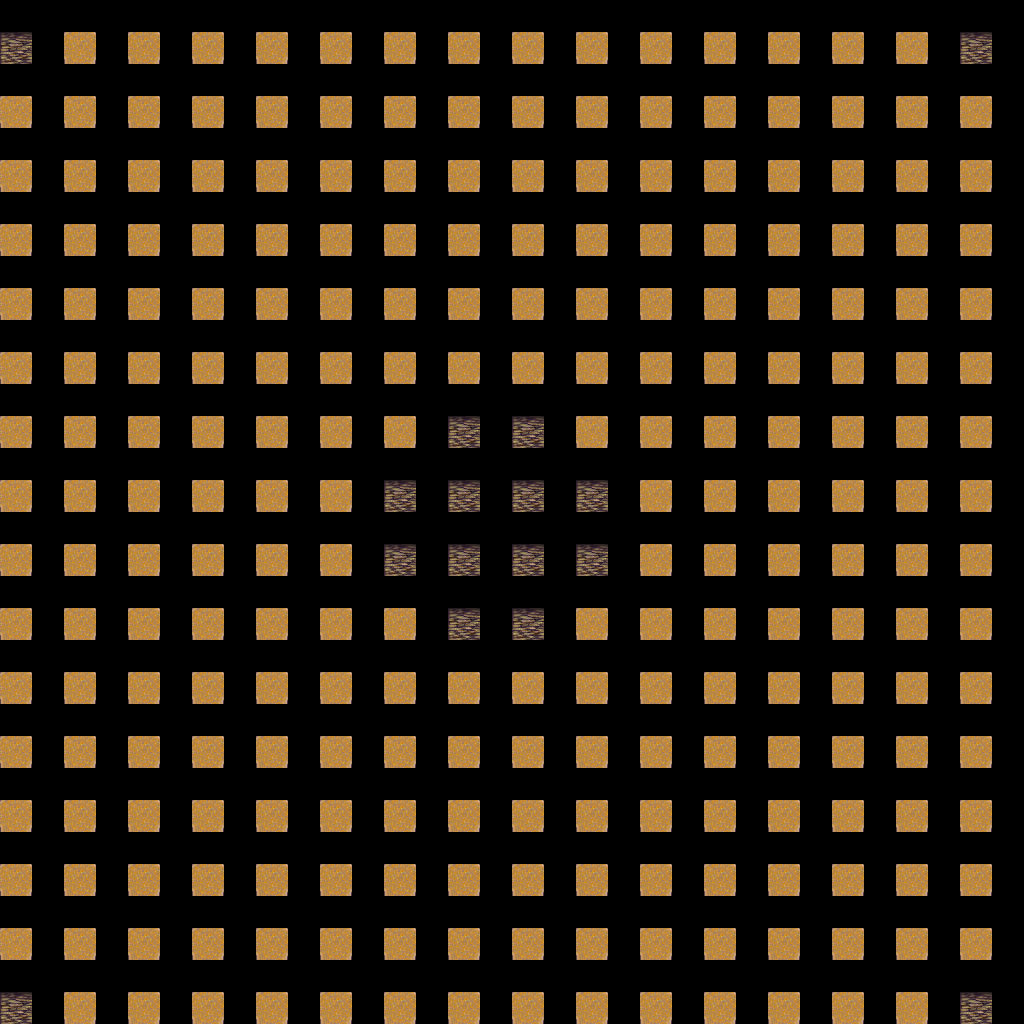

This is a level from a 2D game, rendered from its Tiled map with the project's own tilesets. A one-line summary and the complete map file follow:
An orthogonal 16x16 tile map with 64x64 px tiles, 1 tile layer (Tile Layer 1) and 1 object.

<map version="1.0" orientation="orthogonal" width="16" height="16" tilewidth="64" tileheight="64">
 <tileset firstgid="1" name="base" tilewidth="32" tileheight="32">
  <image source="gfx/tile_base.png" width="512" height="480" />
 </tileset>
 <layer name="Tile Layer 1" width="16" height="16">
  <data>
   <tile gid="51" />
   <tile gid="4" />
   <tile gid="4" />
   <tile gid="4" />
   <tile gid="4" />
   <tile gid="4" />
   <tile gid="4" />
   <tile gid="4" />
   <tile gid="4" />
   <tile gid="4" />
   <tile gid="4" />
   <tile gid="4" />
   <tile gid="4" />
   <tile gid="4" />
   <tile gid="4" />
   <tile gid="51" />
   <tile gid="4" />
   <tile gid="4" />
   <tile gid="4" />
   <tile gid="4" />
   <tile gid="4" />
   <tile gid="4" />
   <tile gid="4" />
   <tile gid="4" />
   <tile gid="4" />
   <tile gid="4" />
   <tile gid="4" />
   <tile gid="4" />
   <tile gid="4" />
   <tile gid="4" />
   <tile gid="4" />
   <tile gid="4" />
   <tile gid="4" />
   <tile gid="4" />
   <tile gid="4" />
   <tile gid="4" />
   <tile gid="4" />
   <tile gid="4" />
   <tile gid="4" />
   <tile gid="4" />
   <tile gid="4" />
   <tile gid="4" />
   <tile gid="4" />
   <tile gid="4" />
   <tile gid="4" />
   <tile gid="4" />
   <tile gid="4" />
   <tile gid="4" />
   <tile gid="4" />
   <tile gid="4" />
   <tile gid="4" />
   <tile gid="4" />
   <tile gid="4" />
   <tile gid="4" />
   <tile gid="4" />
   <tile gid="4" />
   <tile gid="4" />
   <tile gid="4" />
   <tile gid="4" />
   <tile gid="4" />
   <tile gid="4" />
   <tile gid="4" />
   <tile gid="4" />
   <tile gid="4" />
   <tile gid="4" />
   <tile gid="4" />
   <tile gid="4" />
   <tile gid="4" />
   <tile gid="4" />
   <tile gid="4" />
   <tile gid="4" />
   <tile gid="4" />
   <tile gid="4" />
   <tile gid="4" />
   <tile gid="4" />
   <tile gid="4" />
   <tile gid="4" />
   <tile gid="4" />
   <tile gid="4" />
   <tile gid="4" />
   <tile gid="4" />
   <tile gid="4" />
   <tile gid="4" />
   <tile gid="4" />
   <tile gid="4" />
   <tile gid="4" />
   <tile gid="4" />
   <tile gid="4" />
   <tile gid="4" />
   <tile gid="4" />
   <tile gid="4" />
   <tile gid="4" />
   <tile gid="4" />
   <tile gid="4" />
   <tile gid="4" />
   <tile gid="4" />
   <tile gid="4" />
   <tile gid="4" />
   <tile gid="4" />
   <tile gid="4" />
   <tile gid="4" />
   <tile gid="4" />
   <tile gid="4" />
   <tile gid="51" />
   <tile gid="51" />
   <tile gid="4" />
   <tile gid="4" />
   <tile gid="4" />
   <tile gid="4" />
   <tile gid="4" />
   <tile gid="4" />
   <tile gid="4" />
   <tile gid="4" />
   <tile gid="4" />
   <tile gid="4" />
   <tile gid="4" />
   <tile gid="4" />
   <tile gid="4" />
   <tile gid="51" />
   <tile gid="51" />
   <tile gid="51" />
   <tile gid="51" />
   <tile gid="4" />
   <tile gid="4" />
   <tile gid="4" />
   <tile gid="4" />
   <tile gid="4" />
   <tile gid="4" />
   <tile gid="4" />
   <tile gid="4" />
   <tile gid="4" />
   <tile gid="4" />
   <tile gid="4" />
   <tile gid="4" />
   <tile gid="51" />
   <tile gid="51" />
   <tile gid="51" />
   <tile gid="51" />
   <tile gid="4" />
   <tile gid="4" />
   <tile gid="4" />
   <tile gid="4" />
   <tile gid="4" />
   <tile gid="4" />
   <tile gid="4" />
   <tile gid="4" />
   <tile gid="4" />
   <tile gid="4" />
   <tile gid="4" />
   <tile gid="4" />
   <tile gid="4" />
   <tile gid="51" />
   <tile gid="51" />
   <tile gid="4" />
   <tile gid="4" />
   <tile gid="4" />
   <tile gid="4" />
   <tile gid="4" />
   <tile gid="4" />
   <tile gid="4" />
   <tile gid="4" />
   <tile gid="4" />
   <tile gid="4" />
   <tile gid="4" />
   <tile gid="4" />
   <tile gid="4" />
   <tile gid="4" />
   <tile gid="4" />
   <tile gid="4" />
   <tile gid="4" />
   <tile gid="4" />
   <tile gid="4" />
   <tile gid="4" />
   <tile gid="4" />
   <tile gid="4" />
   <tile gid="4" />
   <tile gid="4" />
   <tile gid="4" />
   <tile gid="4" />
   <tile gid="4" />
   <tile gid="4" />
   <tile gid="4" />
   <tile gid="4" />
   <tile gid="4" />
   <tile gid="4" />
   <tile gid="4" />
   <tile gid="4" />
   <tile gid="4" />
   <tile gid="4" />
   <tile gid="4" />
   <tile gid="4" />
   <tile gid="4" />
   <tile gid="4" />
   <tile gid="4" />
   <tile gid="4" />
   <tile gid="4" />
   <tile gid="4" />
   <tile gid="4" />
   <tile gid="4" />
   <tile gid="4" />
   <tile gid="4" />
   <tile gid="4" />
   <tile gid="4" />
   <tile gid="4" />
   <tile gid="4" />
   <tile gid="4" />
   <tile gid="4" />
   <tile gid="4" />
   <tile gid="4" />
   <tile gid="4" />
   <tile gid="4" />
   <tile gid="4" />
   <tile gid="4" />
   <tile gid="4" />
   <tile gid="4" />
   <tile gid="4" />
   <tile gid="4" />
   <tile gid="4" />
   <tile gid="4" />
   <tile gid="4" />
   <tile gid="4" />
   <tile gid="4" />
   <tile gid="4" />
   <tile gid="4" />
   <tile gid="4" />
   <tile gid="4" />
   <tile gid="4" />
   <tile gid="4" />
   <tile gid="4" />
   <tile gid="4" />
   <tile gid="4" />
   <tile gid="4" />
   <tile gid="4" />
   <tile gid="4" />
   <tile gid="4" />
   <tile gid="4" />
   <tile gid="4" />
   <tile gid="4" />
   <tile gid="4" />
   <tile gid="4" />
   <tile gid="51" />
   <tile gid="4" />
   <tile gid="4" />
   <tile gid="4" />
   <tile gid="4" />
   <tile gid="4" />
   <tile gid="4" />
   <tile gid="4" />
   <tile gid="4" />
   <tile gid="4" />
   <tile gid="4" />
   <tile gid="4" />
   <tile gid="4" />
   <tile gid="4" />
   <tile gid="4" />
   <tile gid="51" />
  </data>
 </layer>
 <objectgroup name="Muro Mitad Mapa" width="16" height="16">
  <properties>
   <property name="wall" value="true" />
  </properties>
  <object x="384" y="416" width="225" height="221" />
 </objectgroup>
</map>